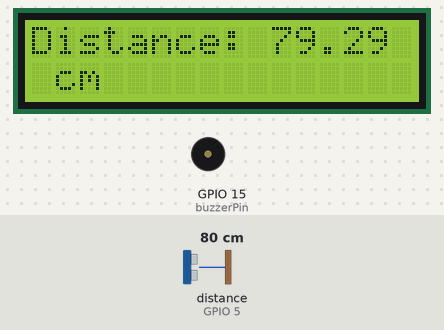
Recording of a sketch running on a simulated ESP32. Shown: 16×2 character LCD, buzzer (waves = sounding). Wiring (inferred from the names in the program): ultrasonic range finder: trigger GPIO 4; echo GPIO 5. Inputs (shaded band) come from the test bench; at power-on: distance to the obstacle (sensor on GPIO 5) 80 cm. The echo pulse lasts 58.3 µs per cm; what the sketch prints to the serial monitor is not drawn.

Above: at 3.2 s.
3.3 s: distance to the obstacle (sensor on GPIO 5) set to 18 cm
At 4.7 s:
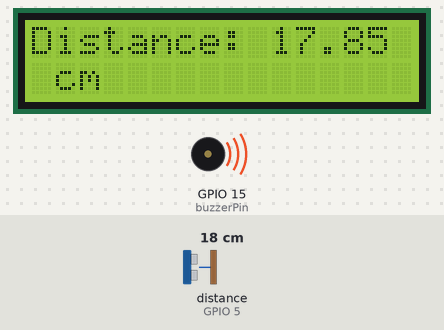
6.3 s: distance to the obstacle (sensor on GPIO 5) set to 2 cm
At 7.8 s:
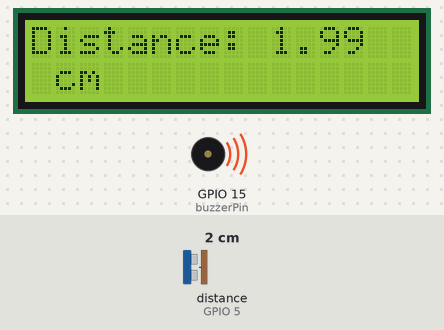
8.1 s: distance to the obstacle (sensor on GPIO 5) set to 4 cm
At 9.4 s:
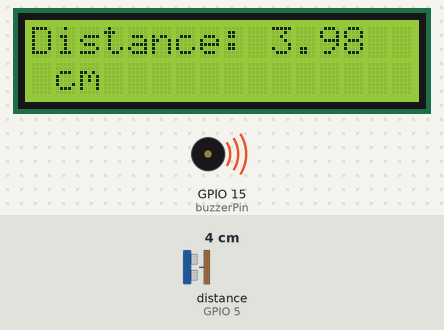
Timing chart, 0 to 11.1 s (numbered marks = the images above; inputs shaded):
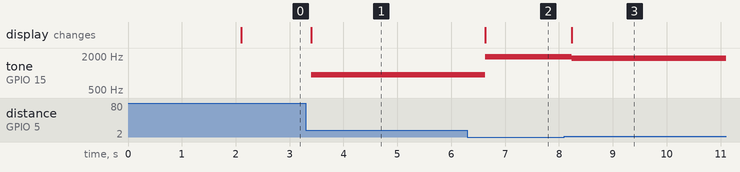

Measured:
- after the input at 3.3 s, tone on GPIO 15 (buzzerPin): silent → 924 Hz after 0.11 s; the display: changes after 0.11 s (image 1)
- after the input at 6.3 s, tone on GPIO 15 (buzzerPin): 924 Hz → 1937 Hz after 0.33 s; the display: changes after 0.33 s (image 2)
- after the input at 8.1 s, tone on GPIO 15 (buzzerPin): 1937 Hz → 1810 Hz after 0.13 s; the display: changes after 0.13 s (image 3)

The sketch:

Ultrasonic_rangefinder_with_buzzer.ino
```cpp
#include <Wire.h>
#include <LiquidCrystal_I2C.h> // For I2C version of LCD

// Define pins connected from the ultrasonic sensor to esp32
const int trigPin = 4;
const int echoPin = 5;

//Define LCD
// Initialize the LCD with I2C address 0x27, 16 columns, and 2 rows
LiquidCrystal_I2C lcd(0x27, 16, 2);

// Define the pin for the passive buzzer
const int buzzerPin = 15;

// Set PWM properties
const int freq = 2000;    // Frequency for PWM (can try adjusting this for loudness)
const int pwmChannel = 0; // Use channel 0 for PWM
const int resolution = 8; // 8-bit resolution (values from 0 to 255)

// Variables to store distance and pingTime.
long pingTime;
float distance;
void setup() {
  // put your setup code here, to run once:
  Serial.begin(115200);
  //Set the input pins for range finger.
  pinMode(trigPin, OUTPUT);
  pinMode(echoPin, INPUT);

  //Wiring for lcd
  Wire.begin(6, 7); // SDA on GPIO 5, SCL on GPIO 6
  //LCD setup
  lcd.begin(16, 2); // Specify the dimensions of the LCD (16 columns, 2 rows)
  lcd.backlight();  // Turn on the LCD backlight
  lcd.setCursor(0, 0);
  lcd.print("System Ready");


  delay(2000); // Pause for 2 seconds
  lcd.clear(); // Clear the LCD after the intro message
}

void loop() {
  // put your main code here, to run repeatedly:
  digitalWrite(trigPin,HIGH); //send 10us high level to trigPin
  delayMicroseconds(10);
  digitalWrite(trigPin,LOW);
  pingTime = pulseIn(echoPin,HIGH); //read plus time of echoPin
  distance = (float)pingTime * 340.0 / 2.0 / 10000.0;  //calculate distance with sound speed 340m/s

  Serial.print("Distance: ");
  Serial.print(distance);
  Serial.println(" cm");

  lcd.clear();
  lcd.setCursor(0, 0);
  lcd.print("Distance: ");  // Print the text "Distance: "
  lcd.print(distance);  // Print the variable 'distance'
  lcd.setCursor(0, 1);  // Set the cursor to the second row, first column for cm because it doesnt fit on first row
  lcd.print(" cm");  // Print the text " cm"

  // Check if distance is less than or equal to 30 cm
  if (distance <= 30) {
    // Map the distance (0-30 cm) to a frequency for the buzzer (e.g., 100 to 2000 Hz)
    int frequency = map(distance, 0, 30, 2000, 100);  // Closer objects make the tone higher pitched
    frequency = constrain(frequency, 100, 2000); // Constrain the frequency within a reasonable range

    // Use the tone() function to generate the sound with the mapped frequency
    tone(buzzerPin, frequency);
  } else {
    // If the distance is greater than 30 cm, stop the tone
    noTone(buzzerPin); // Turn off the buzzer
  }

  //Add a delay before next measurement
  delay(300);
}
```
